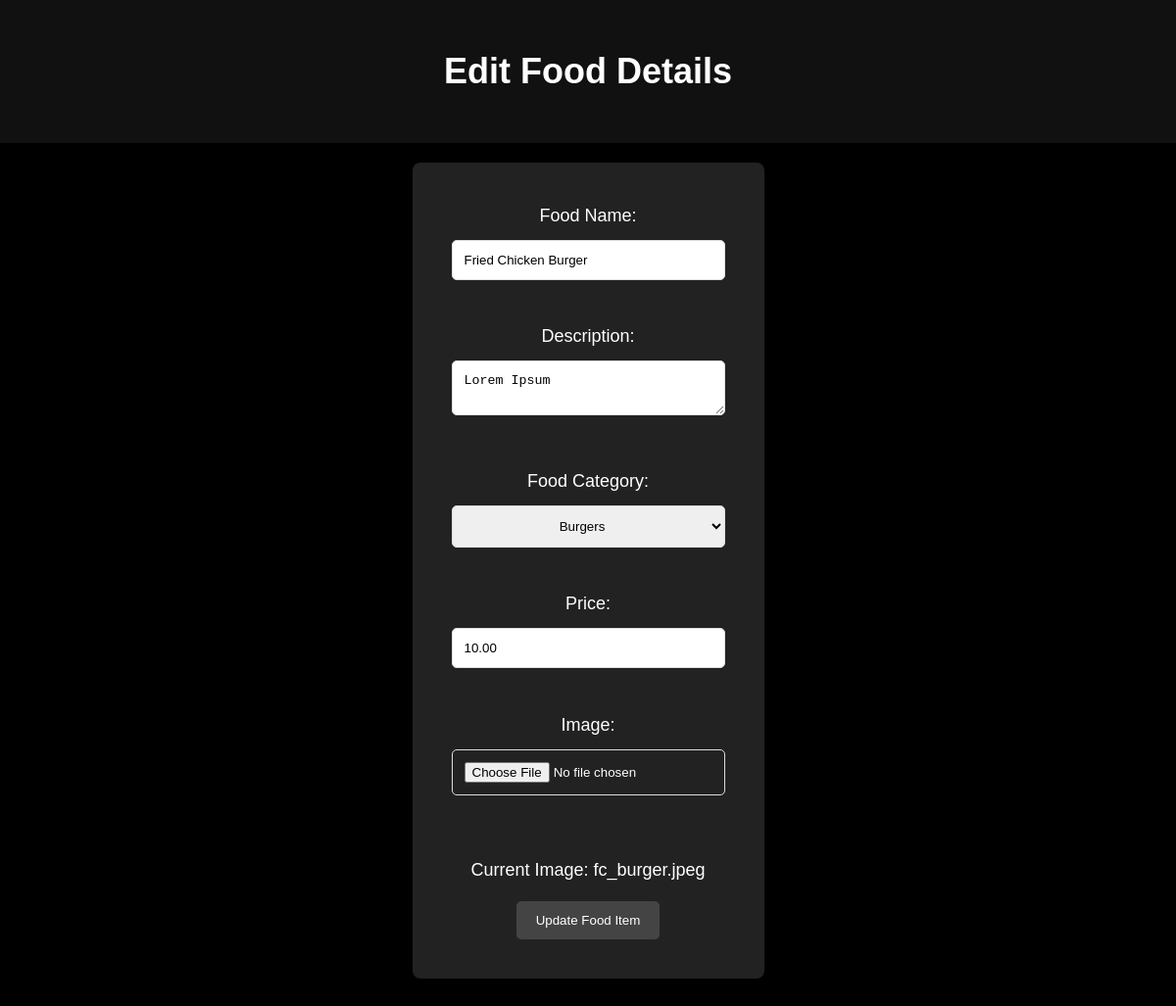
The page /admin/edit_food.php?id=2 (signed in) on the database its author committed.
### tables this page shows
CREATE TABLE food(
    fid INT AUTO_INCREMENT NOT NULL PRIMARY KEY,
    fcid INT NOT NULL,
    foodname VARCHAR(100) NOT NULL,
    description TEXT, 
    price DECIMAL(10,2) NOT NULL,
    img VARCHAR(222) NOT NULL,
    FOREIGN KEY (fcid) REFERENCES foodcat(fcid)
);

### admin/edit_food.php (the view, shortened to what this page needs)
<?php
include ('../connection.php');
$foodId = (int) $_GET['id'];
$sql = "SELECT * FROM food WHERE fid = ?";
$stmt = $conn->prepare($sql);
$stmt->bind_param('i', $foodId);
$stmt->execute();
$result = $stmt->get_result();
$food = $result->fetch_assoc();
?>
<!DOCTYPE html>
<html>
<head>
    <link rel="stylesheet" href="admin.css">
</head>
<body>
    <header>
        <h1>Edit Food Details</h1>
    </header>
    <section class="form-wrapper">
        <section class="form-container">
            <form method="POST" action="edit_food.php?id=<?php echo $food['fid']; ?>" enctype="multipart/form-data">
                <label for="foodname">Food Name:</label>
                <input type="text" id="foodname" name="foodname"
                    value="<?php echo htmlspecialchars($food['foodname']); ?>" required><br><br>
                <label for="description">Description:</label>
                <textarea id="description" name="description"
                    required><?php echo htmlspecialchars($food['description']); ?></textarea><br><br>
                <label for="fcid">Food Category:</label>
                <select id="fcid" name="fcid" required>
                    <?php
                    $sql = "SELECT fcid, catname FROM foodcat";
                    $result = $conn->query($sql);
                    if ($result->num_rows > 0) {
                        while ($row = $result->fetch_assoc()) {
                            $selected = ($row['fcid'] == $food['fcid']) ? 'selected' : '';
                            echo "<option value='" . $row['fcid'] . "' " . $selected . ">" . $row['catname'] . "</option>";
                        }
                    } else {
                        echo "<option value=''>No food categories found</option>";
                    }
                    ?>
                </select><br><br>
                <label for="price">Price:</label>
                <input type="number" id="price" name="price" min="0.01" step="0.01"
                    value="<?php echo $food['price']; ?>" required><br><br>
                <label for="image">Image:</label>
                <input type="file" id="image" name="image" accept="image/*"><br><br>
                <p>Current Image:
                    <?php echo $food['img']; ?>
                </p>
                <button type="submit">Update Food Item</button>
            </form>
        </section>
    </section>
</body>
</html>

### admin/admin.css (style rules this page uses)
body { font-family: sans-serif; margin: 0; padding: 0; padding-bottom: 80px; background-color: #000; color: #fff; font-size: 18px; line-height: 1.6; }
header { text-align: center; padding: 20px; background-color: #111; }
header h1 { font-family: Arial; }
.form-wrapper { display: flex; flex-direction: column; align-items: center; justify-content: center; width: 100%; margin: 0 auto; padding-top: 20px; }
.form-container { background-color: #222; padding: 40px; border-radius: 8px; box-shadow: 0 5px 10px rgba(0, 0, 0, 0.3); text-align: center; }
.form-container label { display: block; margin-bottom: 10px; }
.form-container input[type="text"], .form-container input[type="number"], .form-container input[type="file"], .form-container textarea, .form-container select, .form-container input[type="password"] { width: 100%; padding: 12px; border: 1px solid #ddd; border-radius: 5px; margin-bottom: 15px; box-sizing: border-box; }
.form-container select option { text-align: center; font-weight: 50px; font-style: bold; }
.form-container button[type="submit"] { background-color: #444; color: #fff; padding: 12px 20px; border: none; border-radius: 5px; cursor: pointer; transition: background-color 0.3s ease; }
p { display: block; text-align: center; }

### rows shown on the page
food: foodname "Fried Chicken Burger", description "Lorem Ipsum", price "10.00", img "fc_burger.jpeg"

### other values the page prints
form field fcid "Burgers"
